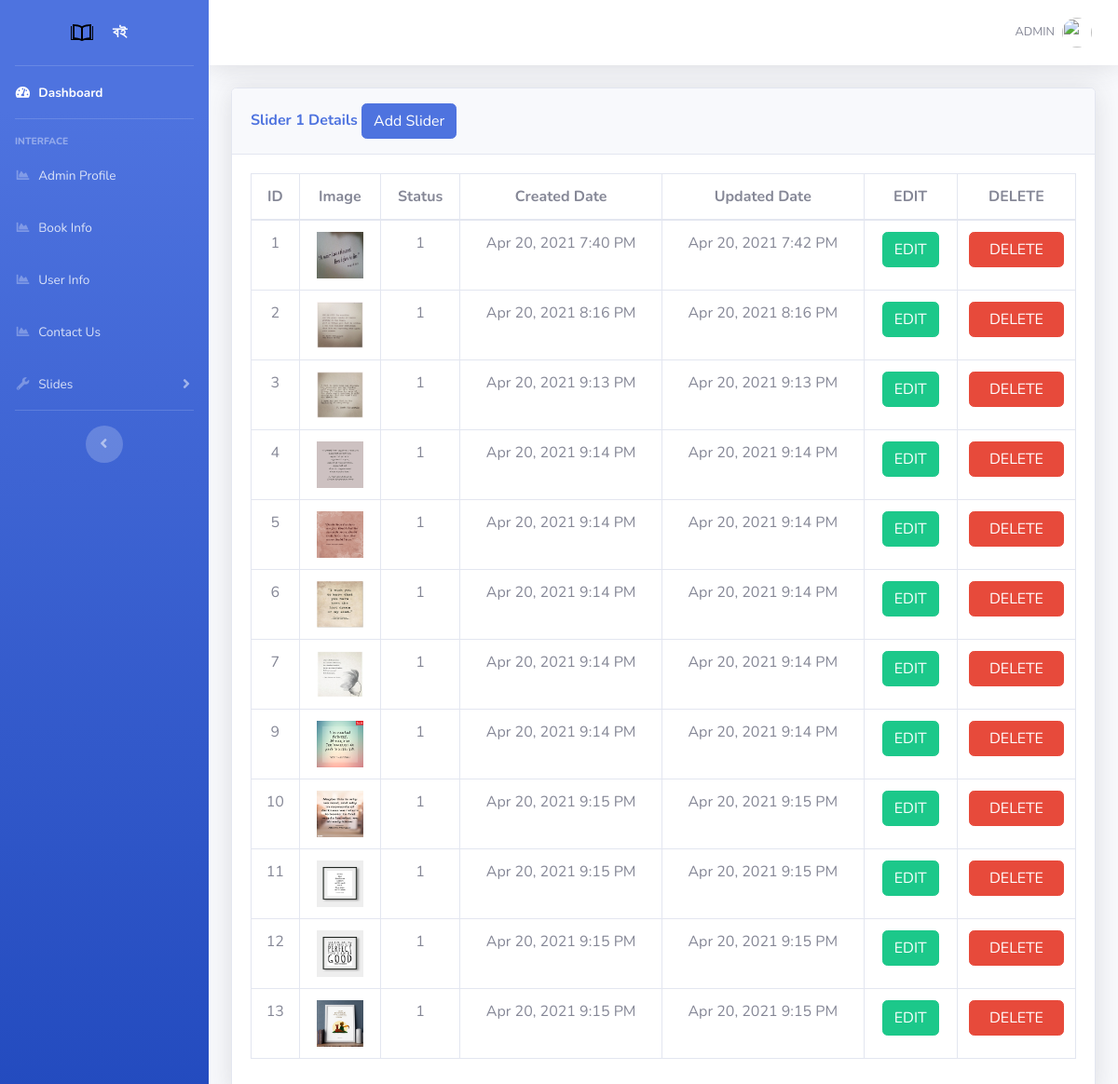
Page /admin/slider1.php (signed in) on the committed database.
### tables this page shows
CREATE TABLE `slider1` (
  `slider_id` int(11) NOT NULL,
  `image` text NOT NULL,
  `status` int(11) NOT NULL,
  `created_date` datetime NOT NULL,
  `updated_date` datetime NOT NULL
);

### admin/slider1.php (the view, shortened to what this page needs)
<?php
include('includes/header.php');
include('includes/navbar.php');
include('database/dbconfig.php');
?>
<div class="container-fluid">
<div class="card shadow mb-4">
  <div class="card-header py-3">
    <h6 class="m-0 font-weight-bold text-primary">Slider 1 Details
            <button type="button" class="btn btn-primary" data-toggle="modal" data-target="#addadminprofile">
              Add Slider
            </button>
    </h6>
  </div>
  <div class="card-body">
    <div class="table-responsive" style="text-align:center">
      <?php
      $query = "SELECT * FROM slider1";
      $query_run = mysqli_query($connection, $query);
  ?>
      <table class="table table-bordered" id="dataTable" width="100%" cellspacing="0">
        <thead>
          <tr>
            <th> ID </th>
            <th>Image</th>
            <th>Status</th>
            <th>Created Date</th>
            <th>Updated Date</th>
            <th>EDIT </th>
            <th>DELETE </th>
          </tr>
        </thead>
        <tbody>
          <?php
                        if(mysqli_num_rows($query_run) > 0)
                        {
                            while($row = mysqli_fetch_assoc($query_run))
                            {
                        ?>
                            <tr>
                                <td><?php  echo $row['slider_id']; ?></td>
                                <td><img src="../<?php echo $row['image']; ?>" height="50px" width="50px"/></td>
                                <td><?php  echo $row['status']; ?></td>
                                <td><?php echo date('M j, Y g:i A', strtotime($row["created_date"]));  ?></td>
                                <td><?php echo date('M j, Y g:i A', strtotime($row["updated_date"]));  ?></td>
                                <td>
                                    <form action="slider1_edit.php" method="post">
                                        <button type="submit" name="edit_btn_slider1" class="btn btn-success"> EDIT</button>
                                    </form>
                                </td>
                                <td>
                                  <form class="form-container" action="slider1.php" method="POST" enctype="multipart/form-data">
                                   <button type="submit" id="submit" name="delete"  class="btn btn-danger btn-block submit2">DELETE</button>
                                </form>
                              </td>
                            </tr>
                        <?php
                            }
                        }
                        else {
                            echo "No Record Found";
                        }
                        ?>
        </tbody>
      </table>
    </div>
  </div>
</div>
</div>
<?php
include('includes/footer.php');
?>

### rows in the picture
slider1: slider_id "1", image (picture), status "1", created_date "Apr 20, 2021 7:40 PM", updated_date "Apr 20, 2021 7:42 PM"
slider1: slider_id "2", image (picture), status "1", created_date "Apr 20, 2021 8:16 PM", updated_date "Apr 20, 2021 8:16 PM"
slider1: slider_id "3", image (picture), status "1", created_date "Apr 20, 2021 9:13 PM", updated_date "Apr 20, 2021 9:13 PM"
slider1: slider_id "4", image (picture), status "1", created_date "Apr 20, 2021 9:14 PM", updated_date "Apr 20, 2021 9:14 PM"
slider1: slider_id "5", image (picture), status "1", created_date "Apr 20, 2021 9:14 PM", updated_date "Apr 20, 2021 9:14 PM"
slider1: slider_id "6", image (picture), status "1", created_date "Apr 20, 2021 9:14 PM", updated_date "Apr 20, 2021 9:14 PM"
slider1: slider_id "7", image (picture), status "1", created_date "Apr 20, 2021 9:14 PM", updated_date "Apr 20, 2021 9:14 PM"
slider1: slider_id "9", image (picture), status "1", created_date "Apr 20, 2021 9:14 PM", updated_date "Apr 20, 2021 9:14 PM"
slider1: slider_id "10", image (picture), status "1", created_date "Apr 20, 2021 9:15 PM", updated_date "Apr 20, 2021 9:15 PM"
slider1: slider_id "11", image (picture), status "1", created_date "Apr 20, 2021 9:15 PM", updated_date "Apr 20, 2021 9:15 PM"
slider1: slider_id "12", image (picture), status "1", created_date "Apr 20, 2021 9:15 PM", updated_date "Apr 20, 2021 9:15 PM"
slider1: slider_id "13", image (picture), status "1", created_date "Apr 20, 2021 9:15 PM", updated_date "Apr 20, 2021 9:15 PM"
